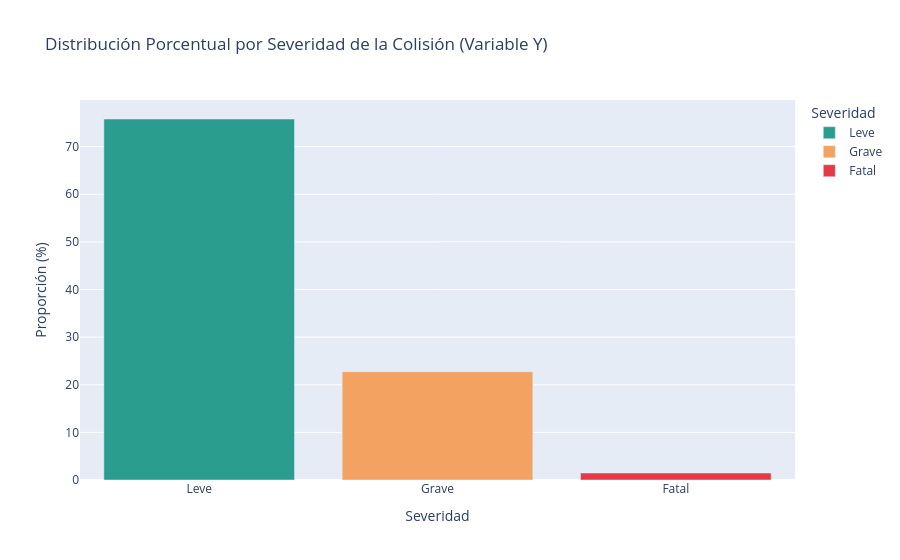

Notebook code cell kept with this figure:
### Markdown cell above
## 1. Distribución de la Variable Objetivo ($Y$)
Evaluamos el balance de clases de la severidad del impacto: `Fatal`, `Grave` y `Leve`.

### Code cell
resumen_y = df['severidad'].value_counts(normalize=True).reset_index()
resumen_y.columns = ['severidad', 'proporcion']
resumen_y['porcentaje'] = (resumen_y['proporcion'] * 100).round(2)

print(resumen_y)

fig_y = px.bar(
    resumen_y,
    x='severidad',
    y='porcentaje',
    color='severidad',
    category_orders={'severidad': ['Leve', 'Grave', 'Fatal']},
    color_discrete_map={'Fatal': '#e63946', 'Grave': '#f4a261', 'Leve': '#2a9d8f'},
    labels={'severidad': 'Severidad', 'porcentaje': 'Proporción (%)'},
    title="Distribución Porcentual por Severidad de la Colisión (Variable Y)"
)
fig_y.show()

### Figure 1 — Plotly figure (JSON) as saved in the notebook; plotly's stock layout.template omitted (floating-point values rounded to 4 significant figures)
{"data": [{"hovertemplate": "Severidad=%{x}<br>Proporción (%)=%{y}<extra></extra>", "legendgroup": "Leve", "marker": {"color": "#2a9d8f", "pattern": {"shape": ""}}, "name": "Leve", "orientation": "v", "showlegend": true, "textposition": "auto", "type": "bar", "x": ["Leve"], "xaxis": "x", "y": [75.8], "yaxis": "y"}, {"hovertemplate": "Severidad=%{x}<br>Proporción (%)=%{y}<extra></extra>", "legendgroup": "Grave", "marker": {"color": "#f4a261", "pattern": {"shape": ""}}, "name": "Grave", "orientation": "v", "showlegend": true, "textposition": "auto", "type": "bar", "x": ["Grave"], "xaxis": "x", "y": [22.73], "yaxis": "y"}, {"hovertemplate": "Severidad=%{x}<br>Proporción (%)=%{y}<extra></extra>", "legendgroup": "Fatal", "marker": {"color": "#e63946", "pattern": {"shape": ""}}, "name": "Fatal", "orientation": "v", "showlegend": true, "textposition": "auto", "type": "bar", "x": ["Fatal"], "xaxis": "x", "y": [1.47], "yaxis": "y"}], "layout": {"barmode": "relative", "legend": {"title": {"text": "Severidad"}, "tracegroupgap": 0}, "title": {"text": "Distribución Porcentual por Severidad de la Colisión (Variable Y)"}, "xaxis": {"anchor": "y", "categoryarray": ["Leve", "Grave", "Fatal"], "categoryorder": "array", "domain": [0, 1], "title": {"text": "Severidad"}}, "yaxis": {"anchor": "x", "domain": [0, 1], "title": {"text": "Proporción (%)"}}}}
